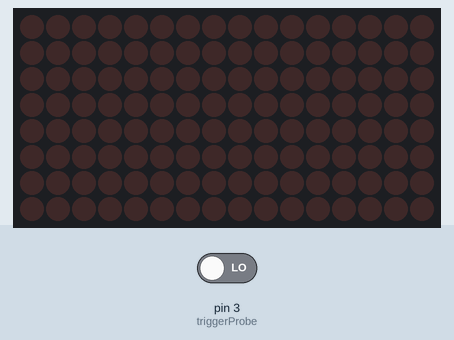
Bench run of a sketch on a simulated Arduino Uno, built with avr-gcc and run on an emulated ATmega328P. Shown: 16×8 LED matrix. The test bench sets the inputs (shaded band); at power-on: pin 3 (triggerProbe) LOW.

Above: at 1.2 s.
1.3 s: pin 3 (triggerProbe) driven HIGH
At 1.7 s:
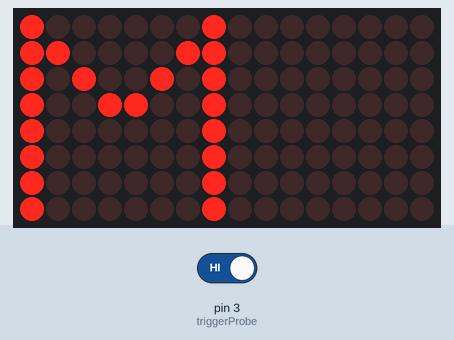
At 2.6 s:
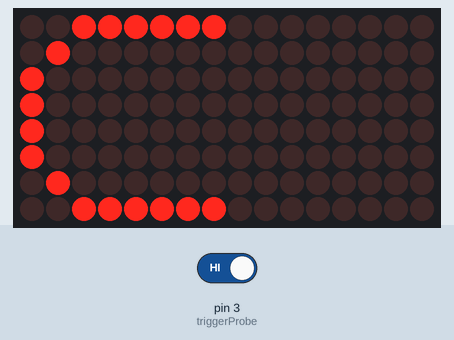
4.3 s: pin 3 (triggerProbe) driven LOW
At 5.8 s:
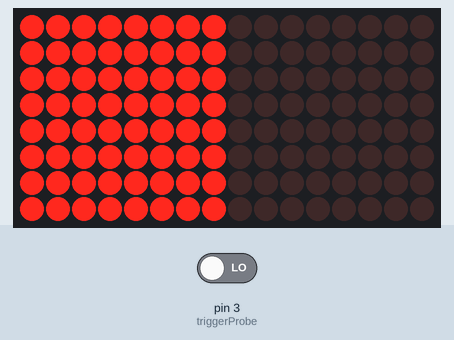
Timing chart, 0 to 7.3 s (numbered marks = the images above; inputs shaded):
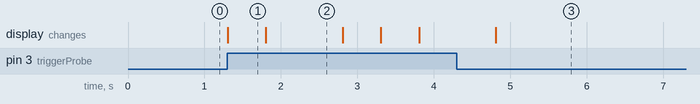

The sketch:

RubeGoldbergMCC8x8Matrix.ino
```cpp
#include "LedControl.h"

LedControl lc=LedControl(12,10,11,2);  // Pins: DIN,CLK,CS, # of Display connected

unsigned long delayTime=500;  // Delay between Frames
int triggerProbe = 3;

// Put values in arrays
byte invader1a[] =
{
   B10000001,  // M
   B11000011,
   B10100101,
   B10011001,
   B10000001,
   B10000001,
   B10000001,
   B10000001
};

byte invader1b[] =
{
  B00111111, // C
  B01000000,
  B10000000,
  B10000000,
  B10000000,
  B10000000,
  B01000000,
  B00111111
};
byte clearPre[] =
{
   B00000000,  //clear
   B00000000,
   B00000000,
   B00000000,
   B00000000,
   B00000000,
   B00000000,
   B00000000
};
byte fill[] =
{
  B11111111, //all on
  B11111111,
  B11111111,
  B11111111,
  B11111111,
  B11111111,
  B11111111,
  B11111111
};
void setup()
{
  lc.shutdown(0,false);  // Wake up displays
  lc.shutdown(1,false);
  lc.setIntensity(0,5);  // Set intensity levels
  lc.setIntensity(1,5);
  lc.clearDisplay(0);  // Clear Displays
  lc.clearDisplay(1);
  pinMode(triggerProbe, INPUT);
}


//  Take values in Arrays and Display them
void sinvader1a()
{
  for (int i = 0; i < 8; i++)
  {
    lc.setRow(0,i,invader1a[i]);
  }
}

void sinvader1b()
{
  for (int i = 0; i < 8; i++)
  {
    lc.setRow(0,i,invader1b[i]);
  }
}
void clearFinal()
{
  for (int i = 0; i < 8; i++)
  {
    lc.setRow(0,i,clearPre[i]);
  }
}
void filled()
{
  for (int i = 0; i < 8; i++)
  {
    lc.setRow(0,i,fill[i]);
  }
}

void loop()
{
  if (digitalRead(triggerProbe) == HIGH){
      // Put #1 frame on both Display
    sinvader1a();
    delay(delayTime);

// Put #2 frame on both Display
    sinvader1b();
    delay(delayTime);
    delay(delayTime);
    filled();
    delay(delayTime);
  }
  else {

  }
}
```

Measured:
- after the input at 1.3 s, the display: changes at once (image 1)
- what the display in image 1 shows lasts 0.5 s, from 1.3 s to 1.8 s
- what the display in image 2 shows lasts 1.0 s, from 1.8 s to 2.8 s
